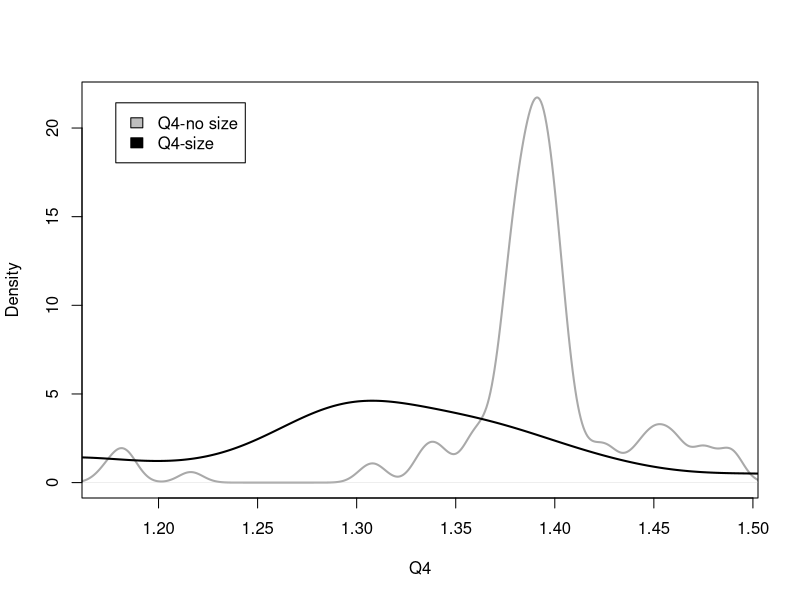
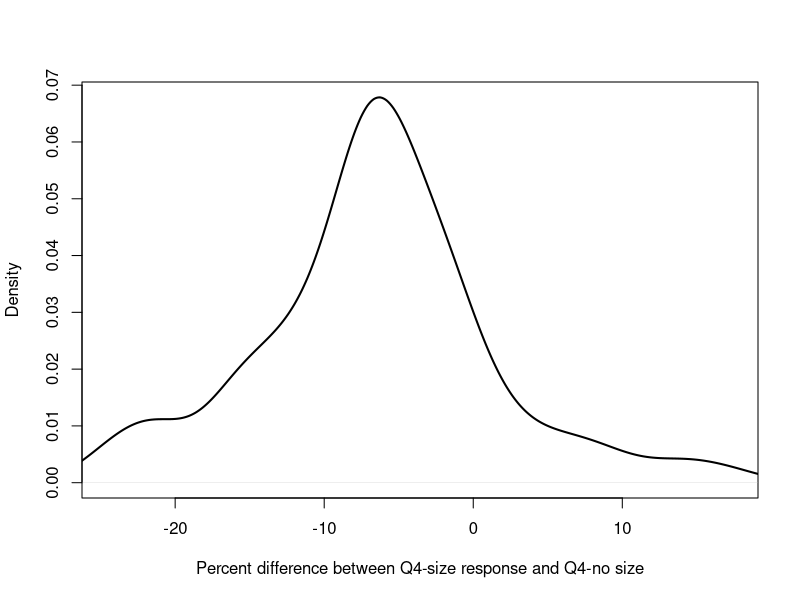
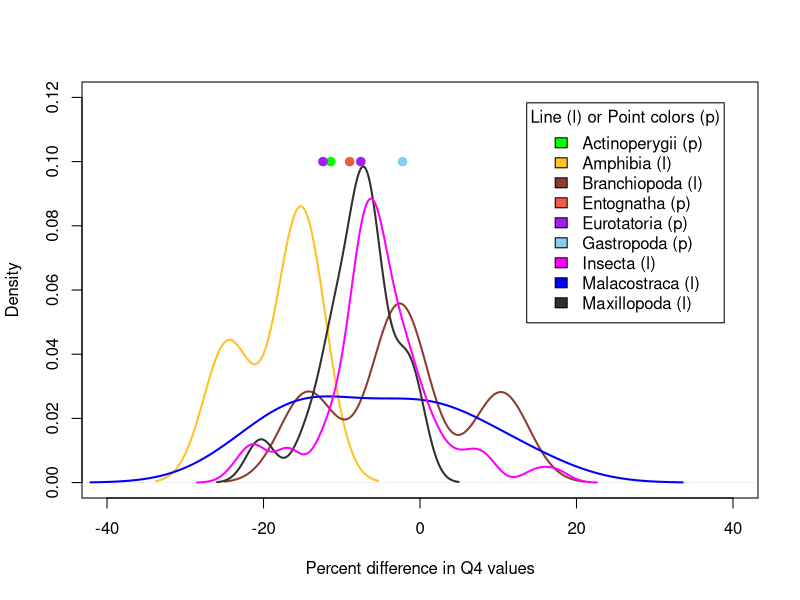
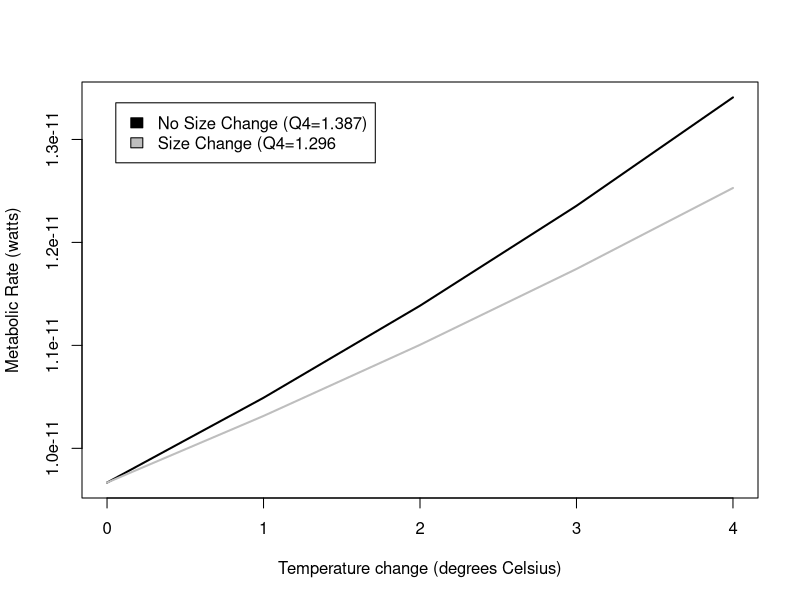
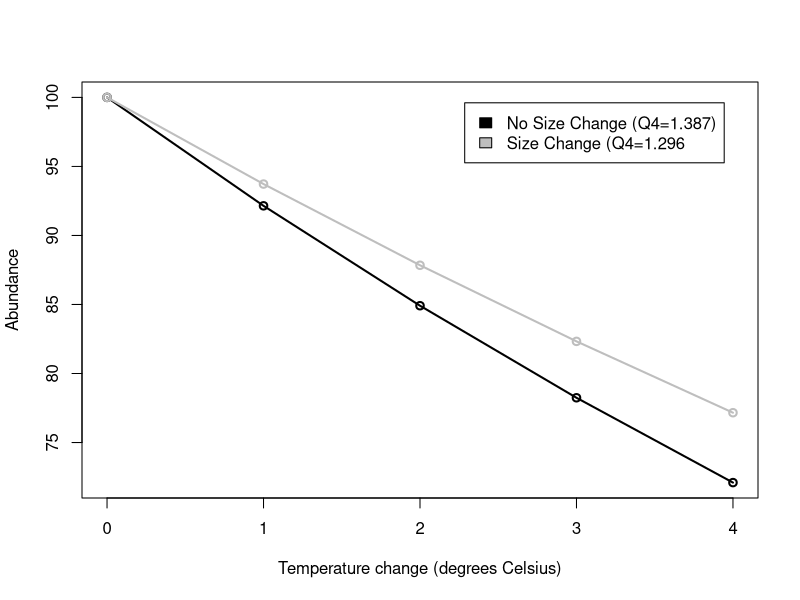

Write R code to recreate these figures, in order.

#--------------CALCULATING EXPONENTS AND ACTIVATION ENERGY FOR METABOLIC EQUATIONS-------------------------------

### For the metabolic rate equation Metabolic Rate = constant * (Mass ^exponent) * e ^ Activation Energy/kt
### This section uses metabolic rate, temperature, and size data to calculated fitted exponent and activation
### energy for the taxonomic classes for which we could find data. 

##-----------------------------ANALYSES WITH MAKRIEVA DATA FOR Branchiopoda Malacostraca and Maxillopoda---------------
MR_data = read.csv("Class_metabolicrates_Makrievadata.csv", stringsAsFactors = FALSE)
Class_list=unique(MR_data$Class)
InvK=1/(273.15+MR_data$TC) #getting all the units correct
Mkg=MR_data$Mg/1000
W=MR_data$qWkg*Mkg
MR_data = cbind(MR_data, InvK, W)

#obtaining class-specific exponents for metabolic rate scaling for Branchiopoda Malacostraca and Maxillopoda
class_slopes=c()
for (current_class in Class_list){
  Class_data=subset(MR_data, MR_data$Class == current_class)
  basic=lm(log(Class_data$W) ~ log(Class_data$Mg) + Class_data$InvK)
  Mslope=basic$coefficients[2]
  Tslope=basic$coefficients[3]
  Ea=Tslope*0.000086
  class_slopes=rbind(class_slopes, c(current_class, Mslope, Tslope, Ea))
}

##-----------------------------ANALYSES WITH WHITE DATA FOR AMPHIBIANS--------------------------------------------
MR_Amphi = read.csv("Whiteetal_Amphibiandata.csv", stringsAsFactors = FALSE)
A_InvK=1/(273.15+MR_Amphi$TC)
A_Mkg=MR_Amphi$Mg/1000
MR_Amphi = cbind(MR_Amphi, A_InvK, A_Mkg)
A_basic=lm(log(MR_Amphi$Watts) ~ log(MR_Amphi$A_Mkg) + MR_Amphi$A_InvK)
Mslope=A_basic$coefficients[2]
Tslope=A_basic$coefficients[3]
Ea=Tslope*0.000086
class_slopes=rbind(class_slopes, c("Amphibia", Mslope, Tslope, Ea))
class_slopes=as.data.frame(class_slopes, stringsAsFactors = FALSE)

##-----------------------------ANALYSES WITH GILLOOLY DATA FOR FISH-----------------------------------------------

#obtaining super-class-specific exponents for metabolic rate scaling in fish
MR_fish = read.csv("gillooly_fish.csv", stringsAsFactors = FALSE)
f_Mkg=MR_fish$Mg/1000
MR_fish = cbind(MR_fish, f_Mkg)
F_basic=lm(log(MR_fish$W) ~ log(MR_fish$f_Mkg) + MR_fish$invK)
Mslope=F_basic$coefficients[2]
Tslope=F_basic$coefficients[3]
Ea=Tslope*0.000086
class_slopes=rbind(class_slopes, c("Actinoperygii", Mslope, Tslope, Ea))
class_slopes=as.data.frame(class_slopes, stringsAsFactors = FALSE)

##----------------CLEANING UP DATAFRAME WITH CLASS-SPECIFIC PARAMETERS FOR METABOLIC EQUATION------------------------

#removing unneccesary column and renaming columns
class_values=class_slopes[c(-3)]
names(class_values)[names(class_values) == "V1"] = "Class"
names(class_values)[names(class_values) == "log(Class_data$Mg)"] = "exponent"
names(class_values)[names(class_values) == "Class_data$InvK"] = "Ea"

##---------------ADDING Insecta VALUES FROM CHOWN AND THEORY VALUES FOR REMAINING CLASSES------------------------------
I_class="Insecta"
other_class=c("Gastropoda","Eurotatoria", "Entognatha")
I_slope=0.75
I_Ea=-0.62
Other_Ea=-0.63
other_values=cbind(I_class,I_slope,I_Ea)
for (current_class in other_class){
  current_values=cbind(current_class,I_slope,Other_Ea)
  other_values=rbind(other_values, current_values)
}

other_values=as.data.frame(other_values)
names(other_values)[names(other_values) == "I_class"] = "Class"
names(other_values)[names(other_values) == "I_slope"] = "exponent"
names(other_values)[names(other_values) == "I_Ea"] = "Ea"
class_values=rbind(class_values, other_values)
class_values1= transform(class_values, exponent = as.numeric(exponent), Ea = as.numeric(Ea))

#----------------------Q10 CALCULATIONS---------------------------------------

TSD_data = read.csv("MTEEcto_data.csv", stringsAsFactors = FALSE, fileEncoding = "latin1")
#stringsAsFactors prevents R from reading strings as factors, which mucks up further analysis
#must re-encode data to properly read in data file

##-------------------EXTRACTING SPECIES AND REPLICATE INFO--------------------

### Within a scientific paper, the body size-temperature study may have replicated
### experiments or have slightly different experiments that were conducted. Each experiment
### is called a replicate and was given a unique identifier in "MTEEcto_data.csv". This 
### section of code extracts information so that each replicate can be analyzed separately

replicate=unique(TSD_data$studyID)
rep_linker=c()

#extracting species and replicate info
for (current_replicate in replicate){
  replicate_data = subset(TSD_data, TSD_data$studyID == current_replicate)
  replicate_species= unique(replicate_data$Species)
  replicate_class=unique(replicate_data$Class)
  rep_linker=rbind(rep_linker, c(current_replicate, replicate_species, replicate_class))
}
rep_linker_sort= rep_linker[order(rep_linker[,2], rep_linker[,1]),]
#write.table(rep_linker_sort, file = "rep_linker.csv", sep = ",", col.names = TRUE)
class_uniquereplicate=unique(rep_linker_sort[,1])

##---------------------------CALCULATING METABOLIC RATES FOR TEMPERATURE/SIZE COMBOS FROM DATA----------------------

### This section pulls out the size-temperature data and metabolic rate parameters for a specific taxonomic class
### It extracts the data from a unique replicate. FOr that replicate it uses the size-temperature data to calculates 
### metabolic rates for the following cases: 1) no size change as temperature increases, 2) size and temperature increase
### as observed in the data. 

MTE_allreps=c()
#unused empty vector?
MTE_allcompare=c()
Classes_all=unique(TSD_data$Class)

for (index_class in Classes_all){
  class_TSD= subset(TSD_data, TSD_data$Class == index_class)
  class_MTE= subset(class_values1, class_values1$Class == index_class)
  class_replicate=unique(class_TSD$studyID)
    
    for (index_replicate in class_replicate){
      MTE_repdata=c()
      current_data= subset (class_TSD, class_TSD$studyID == index_replicate)
      temps=unique(current_data$temp)
 
        for (current_temp in temps){
          min_mass=current_data$mass[current_data$temp==current_temp]
          repeater=length(temps)
          MTE_initial=(min_mass^(class_MTE$exponent))*(exp(((class_MTE$Ea)/(.000086*(current_temp+273.15)))))
          MTE_nochange=min_mass^(class_MTE$exponent)*exp(class_MTE$Ea/(.000086*(temps+273.15)))
          MTE_change=(current_data$mass^(class_MTE$exponent))*(exp(((class_MTE$Ea)/(.000086*(temps+273.15)))))
          rep_vector=c(rep(index_replicate,repeater))
          Tmin_vector=c(rep(current_temp, repeater))
          MTE_repdata=cbind(temps,Tmin_vector, MTE_initial, MTE_nochange, MTE_change)
          MTE_repdata=as.data.frame(MTE_repdata)
          MTE_rep=data.frame(cbind(MTE_repdata, rep_vector), stringsAsFactors=FALSE)
          MTE_allreps=rbind(MTE_allreps, MTE_rep)     
          }
     }
}

temp_diff=MTE_allreps$temps-MTE_allreps$Tmin_vector
MTE_allreps=cbind(MTE_allreps, temp_diff)
warming= subset (MTE_allreps, MTE_allreps$temp_diff > 0) #cleans out decreasing temperature situations

##-----------------CALCULATING AVG REPLICATE Q4 FOR THE GENERATED TEMPERATURE-METABOLIC RATE DATA------------------

### Using the temperature-metabolic rate data generated above and stored in the dataframe 'warming'
### to calculate an average Q4 value for each replicate

Q_nochange=(warming$MTE_nochange/warming$MTE_initial)^(4/warming$temp_diff)
Q_change=(warming$MTE_change/warming$MTE_initial)^(4/warming$temp_diff) 
Q_diff=100*((Q_change/Q_nochange)-1)

Q_file=c()
Q_file=cbind(warming, Q_nochange, Q_change, Q_diff)
#write.table(Q_file, file = "ClassQ_file.csv", sep = ",", col.names = TRUE)
#END RAW DATAFILE CREATION

#Average Q for each study
rep_avgs=c()
for (unique_rep in class_uniquereplicate){
  rep_subset= subset (Q_file, Q_file$rep_vector == unique_rep) 
  #sp_name= rep_linker_sort[,2][ which (rep_linker_sort[,1] == unique_rep),]
  sp_name= subset(rep_linker_sort, rep_linker_sort[,1] == unique_rep,)
  avg_Q_nochange=mean(rep_subset$Q_nochange)
  avg_Q_change=mean(rep_subset$Q_change)
  rep_avgs=rbind(rep_avgs, c(unique_rep, avg_Q_nochange,avg_Q_change, sp_name))
}
 rep_avgs_1=  as.data.frame(rep_avgs, stringsAsFactors = FALSE)
 rep_avgs_2= transform(rep_avgs_1, V2 = as.numeric(V2), V3 = as.numeric(V3))
write.table(rep_avgs_2, file = "class_rep_avgs_2.csv", sep = ",", col.names = TRUE)


##---------------------------AVERAGE Q4 FOR EACH SPECIES-------------------------------------------

### If more than one replicate for a species, calculates an average across the replciates so that
### each species only has one resulting datapoint

Q_1=c()
species=unique(rep_avgs_2$V5)
for (current_sp in species){
  sp_subset= subset (rep_avgs_2, rep_avgs_2$V5 == current_sp) 
  sp_class=unique(sp_subset[,6])
  sp_Q_nochange=mean(sp_subset[,2])
  sp_Q_change=mean(sp_subset[,3])
  Q_1=rbind(Q_1, c(current_sp, sp_class, sp_Q_nochange, sp_Q_change))
}

Q_2=  as.data.frame(Q_1, stringsAsFactors = FALSE)
Q_sp= transform(Q_2, V3 = as.numeric(V3), V4 = as.numeric(V4))
Q_diff=100*((Q_sp$V4/Q_sp$V3)-1)
ClassQ_sp=cbind(Q_sp, Q_diff)
ClassQ_sp=ClassQ_sp[order(ClassQ_sp[,2], ClassQ_sp[,1]),]
ClassQ_sp=  as.data.frame(ClassQ_sp, stringsAsFactors = FALSE)

names(ClassQ_sp)[names(ClassQ_sp) == "V1"] = "Species"
names(ClassQ_sp)[names(ClassQ_sp) == "V2"] = "Class"
names(ClassQ_sp)[names(ClassQ_sp) == "V3"] = "Q4_noTSR"
names(ClassQ_sp)[names(ClassQ_sp) == "V4"] = "Q4_TSR"
ClassQ_sp= transform(ClassQ_sp, Q_diff = as.numeric(Q_diff))
write.table(ClassQ_sp, file = "ClassQ_sp.csv", sep = ",", col.names = TRUE)

#-------------------------SUMMARY STATS AND GRAPHS -------------------------
mean_Q4noTSR=mean(ClassQ_sp$Q4_noTSR)
mean_Q4TSR=mean(ClassQ_sp$Q4_TSR)
t.test(ClassQ_sp$Q4_noTSR,ClassQ_sp$Q4_TSR, paired=TRUE )
mean_Qdiff=mean(ClassQ_sp$Q_diff)

Qdiff.gt10=subset(ClassQ_sp, ClassQ_sp$Q_diff > 10)
Qdiff.lt10=subset(ClassQ_sp, ClassQ_sp$Q_diff < -10)
Qdiff.lt15=subset(ClassQ_sp, ClassQ_sp$Q_diff < -15)
Qdiff.lt20=subset(ClassQ_sp, ClassQ_sp$Q_diff < -20)
num.sp.gt.10.Qdiff=length(Qdiff.gt10$Q_diff)
num.sp.lt.10.Qdiff=length(Qdiff.lt10$Q_diff)
num.sp.lt.15.Qdiff=length(Qdiff.lt15$Q_diff)
num.sp.lt205.Qdiff=length(Qdiff.lt20$Q_diff)
num.sp=length(ClassQ_sp$Q_diff)

#graph of TSR and no TSR distributions - all classes pooled
yes_range=range(ClassQ_sp$Q4_noTSR)
plot(density(ClassQ_sp$Q4_noTSR), xlim = yes_range, main="", col="dark grey", lwd=2, 
    xlab="Q4")
lines(density(ClassQ_sp$Q4_TSR), lwd=2)
legend("topleft", inset=.05, c("Q4-no size", "Q4-size"), fill=c("grey", "black"))

#graph of percent change in Q4 - all classes pooled
yes_range=range(ClassQ_sp$Q_diff)
plot(density(ClassQ_sp$Q_diff), xlim = yes_range, main="", col="black", lwd=2, 
    xlab="Percent difference between Q4-size response and Q4-no size")

#Class-specific graph and results
Actinoperygii=subset(ClassQ_sp, ClassQ_sp$Class == "Actinoperygii")
Amphibia=subset(ClassQ_sp, ClassQ_sp$Class == "Amphibia")
Branchiopoda =subset(ClassQ_sp, ClassQ_sp$Class == "Branchiopoda")
Insecta =subset(ClassQ_sp, ClassQ_sp$Class == "Insecta")
Malacostraca=subset(ClassQ_sp, ClassQ_sp$Class == "Malacostraca")
Maxillopoda=subset(ClassQ_sp, ClassQ_sp$Class == "Maxillopoda")
Gastropoda=subset(ClassQ_sp, ClassQ_sp$Class == "Gastropoda")
Eurotatoria=subset(ClassQ_sp, ClassQ_sp$Class == "Eurotatoria")
Entognatha=subset(ClassQ_sp, ClassQ_sp$Class == "Entognatha")

Q_diff_range=c(-40,40)
y_range=c(0,.12)
plot(density(Amphibia$Q_diff), xlim=Q_diff_range, ylim=y_range, lwd=2, main="", col="goldenrod1",  
    xlab="Percent difference in Q4 values")
lines(density(Branchiopoda$Q_diff), lwd=2, col="coral4")
lines(density(Malacostraca$Q_diff),lwd=2, col="blue" )
lines(density(Maxillopoda$Q_diff), lwd=2, col="grey19")
lines(density(Insecta$Q_diff), lwd=2, col="magenta")
points(Gastropoda$Q_diff, .1, lwd=2, col="skyblue", pch=19)
points(Actinoperygii$Q_diff, .1, lwd=2, col="green", pch=19)
points(Eurotatoria$Q_diff, c(.1, .1), lwd=2, col="purple", pch=19)
points(Entognatha$Q_diff, .1, lwd=2, col="tomato2", pch=19)

legend("topright", inset=.05, title="Line (l) or Point colors (p)",c("Actinoperygii (p)", "Amphibia (l)", 
  "Branchiopoda (l)","Entognatha (p)", "Eurotatoria (p)","Gastropoda (p)","Insecta (l)", "Malacostraca (l)", "Maxillopoda (l)"), 
  fill=c("green", "goldenrod1", "coral4", "tomato2", "purple", "skyblue", "magenta", "blue", "grey19" ),)

Qdiff_Amphibia=mean(Amphibia$Q_diff)
Qdiff_Branchiopoda=mean(Branchiopoda$Q_diff)
Qdiff_Malacostraca=mean(Malacostraca$Q_diff)
Qdiff_Maxillopoda=mean(Maxillopoda$Q_diff)
Qdiff_Insecta=mean(Insecta$Q_diff)
Qdiff_Gastropoda=mean(Gastropoda$Q_diff)
Qdiff_Actinoperygii=mean(Actinoperygii$Q_diff)
Qdiff_Eurotatoria=mean(Eurotatoria$Q_diff)
Qdiff_Entognatha=mean(Entognatha$Q_diff)

#Exemplar graph for metabolic rate differences using Drosphila
Dmelano=subset(warming, warming$rep_vector == "TM61D")
DM_tmin=min(Dmelano$Tmin_vector)
DM_initialR1_1=Dmelano$MTE_initial[Dmelano$Tmin_vector == DM_tmin]
DM_initialR1=unique(DM_initialR1_1)

x=seq(0,4, 1)
plot(x, DM_initialR1*(1.387^(x/4)), type="l", lwd=2, xlab="Temperature change (degrees Celsius)",
     ylab="Metabolic Rate (watts)")
lines(x, DM_initialR1*(1.296^(x/4)), col="gray",lwd=2)
legend("topleft", inset=.05, c("No Size Change (Q4=1.387)", "Size Change (Q4=1.296"), fill=c("black", "gray"))

R2_TSR=DM_initialR1*(1.296^(x/4))
R2_noTSR=DM_initialR1*(1.387^(x/4))
Initial_N=100
Initial_E=Initial_N*DM_initialR1

N_TSR=Initial_E/R2_TSR
N_noTSR=Initial_E/R2_noTSR
N.data=cbind(x, R2_TSR, R2_noTSR, N_TSR, N_noTSR)
N.data= transform(N.data, x = as.numeric(x))

plot(N.data$x, N.data$N_noTSR, type="o", lwd=2, xlab="Temperature change (degrees Celsius)",
     ylab="Abundance")
lines(N.data$x, N.data$N_TSR, type="o", lwd=2, col="gray")
legend("topright", inset=.05, c("No Size Change (Q4=1.387)", "Size Change (Q4=1.296"), fill=c("black", "gray"))

                      
##-----------------CALCULATE COMPENSATION BODY MASS----------------------------------

### Using metabolic rates for initial mass and temperature, which have already ("MTE_initial") 
### been calculated to determine what mass each species would need to be to compensate for a
### 3*C increase in temperature. 
